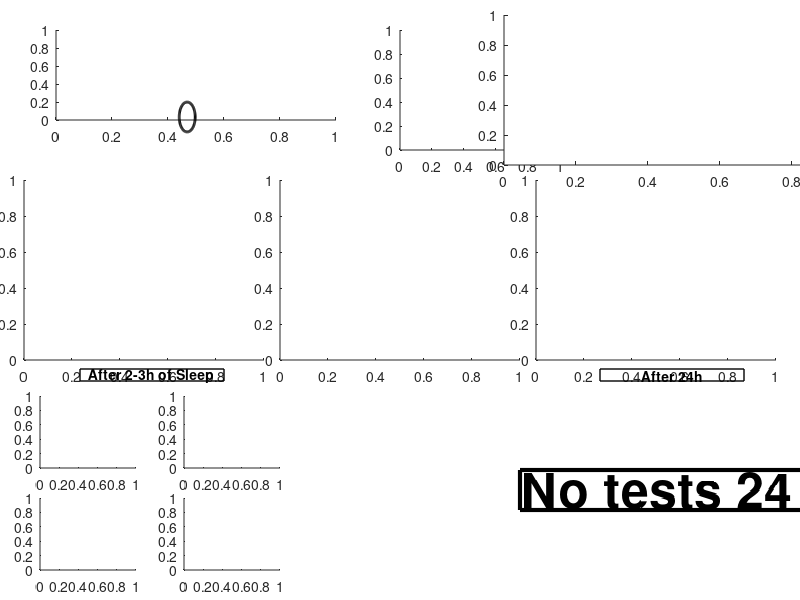

Write the MATLAB code that produced this figure. (Note: this script raises an error after producing the figure.)
%%% FinalFigure_ERC

clear
%% Parameters
% General
nmouse = 861;
sav=1; % Do you want to save a figure?
old = 0;
dir_out = '/home/mobsrick/Dropbox/MOBS_workingON/Dima/Ongoing results/Behavior/Mouse861/'; % Where?
fig_post = 'FinaleERCBehavior'; % Name of the output file

calibration_prepro = 0; % have you already preprocessed calibration sessions?
contextual = 0; % do you have data of contextaul memory test?
Avoidance = 1; % do you have data for avoidance UMaze protocol?
h24 = 0; % Do you have data for 24h later?

% Path to AnatomyFigures
figpath = '/media/DataMOBsRAIDN/ProjetERC2/Mouse-753/question.png';
% Path to accelerometer proceesing xml
calibdir = '/media/mobsrick/DataMOBS87/Mouse-861/20190225/Calib/';
PathToXMLTemplate = '/media/DataMOBsRAIDN/ProjetERC2/AccelerometerCalibrationTemplate.xml';
NameXMLTemplate = 'AccelerometerCalibrationTemplate.xml';

% Intensities from calibration test
Intensities = [0 0.5 1 1.5 2 2.5 3.0 3.5 4.0];

% Highlight selected intensity
% chosen = [0 0 0 0]; % Nothing
% chosen = [0.12 0.78 0.02 0.04]; % 1.5V
% chosen = [0.143 0.78 0.02 0.05]; % 2V
% chosen = [0.165 0.78 0.02 0.05]; % 2.5V
% chosen = [0.182 0.78 0.02 0.05]; % 3V
% chosen = [0.205 0.78 0.02 0.05]; % 3.5V
chosen = [0.224 0.78 0.02 0.05]; % 4V
% chosen = [0.246 0.78 0.02 0.05]; % 4.5V
% chosen = [0.267 0.78 0.02 0.05]; % 5V
% chosen = [0.308 0.78 0.02 0.05]; % 6V

clrs = {'ko', 'bo', 'ro','go'; 'k','b', 'r', 'g'; 'kp', 'bp', 'rp', 'gp'};

%% Axes
fbilan = figure('units', 'normalized', 'outerposition', [0 0 1 1],  'Color',[1 1 1]);
if Avoidance
    TrajPreTest_Axes = axes('position', [0.03 0.4 0.3 0.3]);
    TrajCond_Axes = axes('position', [0.35 0.4 0.3 0.3]);
    TrajTestPost_Axes = axes('position', [0.67 0.4 0.3 0.3]);
else
    annotation(fbilan,'textbox',[0.35 0.45 0.3 0.15],'String','No Experiment Performed','LineWidth',3,...
        'HorizontalAlignment','center', 'FontSize', 46, 'FontWeight','bold',...
        'FitBoxToText','on');
end

Calib_Axes = axes('position',[0.07 0.8 0.35 0.15]);
ContextMemory_Axes = axes('position',[0.50 0.75 0.2 0.2]);
Anatomy_Axes = axes('position', [0.63 0.725 0.45 0.25]);

if h24
    TrajTestPost24_Axes = axes('position', [0.38 0.05 0.27 0.27]);
else
    annotation(fbilan,'textbox',[0.65 0.15 0.2 0.1],'String','No tests 24 h later Performed','LineWidth',3,...
        'HorizontalAlignment','center', 'FontSize', 36, 'FontWeight','bold',...
        'FitBoxToText','on');
end

if Avoidance
    OccupPost_Axes = axes('position', [0.05 0.22 0.12 0.12]);
    TimePost_Axes = axes('position', [0.23 0.22 0.12 0.12]);
    FirstPost_Axes = axes('position', [0.05 0.05 0.12 0.12]);
    SpeedPost_Axes = axes('position', [0.23 0.05 0.12 0.12]);
end

if h24
    OccupPost24_Axes = axes('position', [0.7 0.22 0.12 0.12]);
    TimePost24_Axes = axes('position', [0.87 0.22 0.12 0.12]);
    FirstPost24_Axes = axes('position', [0.7 0.05 0.12 0.12]);
    SpeedPost24_Axes = axes('position', [0.87 0.05 0.12 0.12]);
end

if Avoidance
    boxpost = [0.1 0.365 0.18 0.02];
    annotation(fbilan,'textbox',boxpost,'String','After 2-3h of Sleep','LineWidth',1,'HorizontalAlignment','center','FontWeight','bold',...
        'FitBoxToText','off');
    
    boxpost24 = [0.75 0.365 0.18 0.02];
    annotation(fbilan,'textbox',boxpost24,'String','After 24h','LineWidth',1,'HorizontalAlignment','center','FontWeight','bold',...
        'FitBoxToText','off');
end

annotation(fbilan,'ellipse', chosen, 'LineWidth',2);

% Supertitle
mtit(fbilan,['Mouse ' num2str(nmouse)], 'fontsize',16, 'xoff', -0.1);

%% Calculate Data Calibration
% Load data
% if calibration_prepro
%     Dir_Calib = PathForExperimentsERC_Dima('Calib');
%     Dir_Calib = RestrictPathForExperiment(Dir_Calib,'nMice',nmouse);
%     for i = 1:length(Dir_Calib.path{1})
%         F{i} = load([Dir_Calib.path{1}{i} 'behavResources.mat'],'FreezeAccEpoch', 'TTLInfo', 'StartleIndex');
%     end
%     
%     % Allocate space
%     Freezing = zeros(1,length(Intensities));
%     Freezingperc = zeros(1,length(Intensities));
%     FreezingBeforeratio = zeros(1,length(Intensities));
%     FreezingAfterratio = zeros(1,length(Intensities));
%     FreezingRatio = zeros(1,length(Intensities));
%     FreezingBeforeRatioSingleShot = zeros(1,length(Intensities));
%     FreezingAfterRatioSingleShot = zeros(1,length(Intensities));
%     StartleIdxs = zeros(1,length(Intensities));
%     
%     % Calculate
%     for i=1:length(Intensities)
%         FreezeEpoch = minus(F{i}.FreezeAccEpoch,F{i}.TTLInfo.StimEpoch);
%         Freezing(i) = sum(End(F{i}.FreezeAccEpoch)-Start(F{i}.FreezeAccEpoch))/1e4;
%         Freezingperc(i) = Freezing(i)/180*100;
%         
%         A = Start(F{i}.TTLInfo.StimEpoch);
%         BeforeEpoch = intervalSet(F{i}.TTLInfo.StartSession,A(1));
%         lBefore = sum(End(BeforeEpoch) - Start(BeforeEpoch))/1e4;
%         AfterEpoch = intervalSet(A(1), F{i}.TTLInfo.StopSession);
%         lAfter = sum(End(AfterEpoch) - Start(AfterEpoch))/1e4;
%         AfterEpoch = minus(AfterEpoch,F{i}.TTLInfo.StimEpoch);
%         BeforeSingleShot = intervalSet(A(1)-10e4,A(1));
%         AfterSingleShot = intervalSet(A(1),A(1)+10e4);
%         len=10;
%         
%         
%         FreezeBefore = and(F{i}.FreezeAccEpoch, BeforeEpoch);
%         FreezingBeforeratio(i) = sum(End(FreezeBefore)-Start(FreezeBefore))/1e4/lBefore;
%         FreezeAfter = and(F{i}.FreezeAccEpoch, AfterEpoch);
%         FreezingAfterratio(i) = sum(End(FreezeAfter)-Start(FreezeAfter))/1e4/lAfter;
%         FreezingRatio(i) = FreezingAfterratio(i)/FreezingBeforeratio(i);
%         
%         FreezeBeforeSingleShot = and(F{i}.FreezeAccEpoch, BeforeSingleShot);
%         FreezingBeforeRatioSingleShot(i) = sum(End(FreezeBeforeSingleShot)-Start(FreezeBeforeSingleShot))/1e4/len;
%         FreezeAfterSingleShot = and(F{i}.FreezeAccEpoch, AfterSingleShot);
%         FreezingAfterRatioSingleShot(i) = sum(End(FreezeAfterSingleShot)-Start(FreezeAfterSingleShot))/1e4/len;
%         
%         StartleIdxs(i) = F{i}.StartleIndex;
%     end
%     
%     clear Freezing FreezeEpoch A BeforeEpoch lBefore AfterEpoch lAfter FreezeBefore FreezeAfter
% else
%     % Path
%     FilesList = dir(fullfile(calibdir, '**', '*auxiliary.dat'));
%     
%     % To calculate freezing and startle
%     thtps_immob=2;
%     smoofact_Acc = 30; % Smoothing factor for freezing
%     th_immob_Acc = 17000000;
%     sm = 5; % Smoothing factor for startle index
%     
%     % Channels
%     DigChannelNumber = 4;
%     DigChanStim = 3;
%     
%     % Freezing calculation parameters
%     LSession = 180; % Duration of one calibration session (in s)
%     BeforeAfter = 10; % Duration of epoch before and after the first stimulus in each calibration session (in s)
%     
%     % Allocate space
%     Freezing = zeros(1,length(Intensities));
%     FreezingBeforeRatioSingleShot = zeros(1,length(Intensities));
%     FreezingAfterRatioSingleShot = zeros(1,length(Intensities));
%     AccRatio = zeros(1,length(Intensities));
%     
%     %
%     for j = 1:length(Intensities)
%         % Preprocess the data
%         
%         % Create subfolder to preprocess data
%         flnme = [num2str(Intensities(j)) 'V'];
%         cd(FilesList(j).folder);
%         mkdir(flnme);
%         copyfile([FilesList(j).folder '/auxiliary.dat'], [FilesList(j).folder '/' flnme]);
%         copyfile([FilesList(j).folder '/digitalin.dat'], [FilesList(j).folder '/' flnme]);
%         cd([FilesList(j).folder '/' flnme]);
%         movefile([FilesList(j).folder '/' flnme '/auxiliary.dat'], [flnme '-accelero.dat']);
%         movefile([FilesList(j).folder '/' flnme '/digitalin.dat'], [flnme '-digin.dat']);
%         copyfile(PathToXMLTemplate, [FilesList(j).folder '/' flnme]);
%         movefile([FilesList(j).folder '/' flnme '/' NameXMLTemplate], [flnme '.xml']);
%         
%         SetCurrentSession([flnme '.xml']);
%         system(['ndm_mergedat ' flnme '.xml']);
%         system(['ndm_lfp ' flnme '.xml']);
%         
%         % Get three axes of accelerometer
%         X = GetLFP(0);
%         X = tsd(X(:,1)*1E4, X(:,2));
%         Y = GetLFP(1);
%         Y = tsd(Y(:,1)*1E4, Y(:,2));
%         Z = GetLFP(2);
%         Z = tsd(Z(:,1)*1E4, Z(:,2));
%         
%         % Create MovAcctsd
%         MX = Data(X);
%         MY = Data(Y);
%         MZ = Data(Z);
%         Rg = Range(X);
%         Acceleration = MX.^2 + MY.^2 + MZ.^2;
%         %Acc=sqrt(MX.*MX+MY.*MY+MZ.*MZ);
%         disp('... DownSampling at 50Hz');
%         MovAcctsd{j} = tsd(Rg(1:25:end), double(abs([0;diff(Acceleration(1:25:end))])) );
%         clear X Y Z MX MY MZ Rg Acceleration
%         
%         % Digin
%         DigIn=GetWideBandData(3);
%         DigIn=DigIn(1:16:end,:);
%         DataDigIn=DigIn(:,2);
%         TimeDigIn=DigIn(:,1);
%         
%         for k=0:DigChannelNumber
%             a(k+1)=2^k-0.1;
%         end
%         
%         try
%             for k=DigChannelNumber:-1:1
%                 DigOUT(k,:)=double(DataDigIn>a(k));
%                 DataDigIn(DataDigIn>a(k))=  DataDigIn(DataDigIn>a(k))-a(k)+0.1;
%                 DigTSD{j}{k}=tsd(TimeDigIn*1e4,DigOUT(k,:)');
%             end
%         catch
%             disp('problem for digin')
%         end
%         clear DigIn DataDigIn TimeDigIn a DigOUT
%         
%         % Get Stims
%         StimEpoch{j}=thresholdIntervals(DigTSD{j}{DigChanStim},0.9,'Direction','Above');
%         
%         % Get Freezing
%         NewMovAcctsd{j}=tsd(Range(MovAcctsd{j}),runmean(Data(MovAcctsd{j}),smoofact_Acc));
%         FreezeAccEpoch{j}=thresholdIntervals(NewMovAcctsd{j},th_immob_Acc,'Direction','Below');
%         FreezeAccEpoch{j}=mergeCloseIntervals(FreezeAccEpoch{j},0.3*1e4);
%         FreezeAccEpoch{j}=dropShortIntervals(FreezeAccEpoch{j},thtps_immob*1e4);
%         
%         % Get Startle Index
%         SmallEpoch = intervalSet((Start(StimEpoch{j})-1*1E4), End(StimEpoch{j})+1*1E4); % Parametrize 1
%         
%         LSamples=100; % No reason - it works
%         for i=1:length(Start(SmallEpoch))
%             try
%                 AccSmallData(i, 1:LSamples) = Data(Restrict(MovAcctsd{j}, subset(SmallEpoch,i)));
%                 delme1 = runmean(AccSmallData(i, LSamples/2+1:end),sm);
%                 delme2 = runmean(AccSmallData(i, 1:LSamples/2),sm);
%                 AccSmallData(i,1:LSamples) = [delme2 delme1];
%             catch
%                 rmme = Data(Restrict(MovAcctsd{j}, subset(SmallEpoch,i)));
%                 AccSmallData(i, 1:LSamples) = rmme(1:end-1);
%                 delme1 = runmean(AccSmallData(i, LSamples/2+1:end),sm);
%                 delme2 = runmean(AccSmallData(i, 1:LSamples/2),sm);
%                 AccSmallData(i,1:LSamples) = [delme2 delme1];
%             end
%         end
%         lSmall = LSamples;
%         
%         AccSmallDataMean = mean(AccSmallData,1);
%         AccSmallDataSTD = std(AccSmallData,1);
%         
%         [rSmall,iSmall] = Sync(Range(MovAcctsd{j})/1e4,Start(StimEpoch{j})/1e4,'durations',[-1 1]);
%         [m,tSmall] = SyncMap(rSmall,iSmall,'durations', [-1 1], 'nBins', lSmall);
%         
%         ID_TimeMoreZeroSmall = find(tSmall>0, 1,'first');
%         ID_TimeLessZeroSmall = find(tSmall<0, 1,'last');
%         MSmallAfter(j) = max(AccSmallDataMean(ID_TimeMoreZeroSmall:end)); % Find max after stimulation
%         MSmallBefore(j) = max(AccSmallDataMean(1:ID_TimeLessZeroSmall)); % Find max before stimulation
%         ind_maxSmallAfter = find(AccSmallDataMean==MSmallAfter(j));
%         ind_maxSmallBefore = find(AccSmallDataMean==MSmallBefore(j));
%         
%         AccRatio(j) = MSmallAfter(j)/MSmallBefore(j);
%         clear SmallEpoch LSamples AccSmallData delme1 delme2 rmme lSmall AccSmallDataMean AccSmallDataSTD rSmall iSmall m ...
%             tSmall ID_TimeMoreZeroSmall ID_TimeLessZeroSmall ind_maxSmallAfter ind_maxSmallBefore
%         
%         % Calculate freezing and startle index
%         
%         FreezeEpoch{j} = minus(FreezeAccEpoch{j},StimEpoch{j}); % Load diginfo
%         Freezing(j) = sum(End(FreezeEpoch{j})-Start(FreezeEpoch{j}))/1e4;
%         Freezingperc(j) = Freezing(j)/LSession*100; %
%         
%         StartStims = Start(StimEpoch{j});
%         BeforeSingleShot = intervalSet(StartStims(1)-10e4,StartStims(1));
%         AfterSingleShot = intervalSet(StartStims(1),StartStims(1)+10e4);
%         
%         FreezeBeforeSingleShot = and(FreezeEpoch{j}, BeforeSingleShot);
%         FreezingBeforeRatioSingleShot(j) = sum(End(FreezeBeforeSingleShot)-Start(FreezeBeforeSingleShot))/1e4/BeforeAfter;
%         FreezeAfterSingleShot = and(FreezeEpoch{j}, AfterSingleShot);
%         FreezingAfterRatioSingleShot(j) = sum(End(FreezeAfterSingleShot)-Start(FreezeAfterSingleShot))/1e4/BeforeAfter;
%         
%         clear StartStims BeforeSingleShot AfterSingleShot FreezeBeforeSingleShot FreezeAfterSingleShot
%         
%     end
% end
% 
%% Contextual Memory Data

% Load data
if contextual
    % Get Directories
    Dir_Day1A = PathForExperimentsERC_Dima('NeutralContextDay1');
    Dir_Day1A = RestrictPathForExperiment(Dir_Day1A,'nMice',nmouse);    
    Dir_Day2A = PathForExperimentsERC_Dima('NeutralContextDay2');
    Dir_Day2A = RestrictPathForExperiment(Dir_Day2A,'nMice',nmouse);
    Dir_Day1B = PathForExperimentsERC_Dima('AversiveContextDay1');
    Dir_Day1B = RestrictPathForExperiment(Dir_Day1B,'nMice',nmouse);
    Dir_Day2B = PathForExperimentsERC_Dima('AversiveContextDay2');
    Dir_Day2B = RestrictPathForExperiment(Dir_Day2B,'nMice',nmouse);
    
    Day1A = load([Dir_Day1A.path{1}{1} 'behavResources.mat'],'FreezeAccEpoch', 'TTLInfo');
    Day2A = load([Dir_Day2A.path{1}{1} 'behavResources.mat'],'FreezeAccEpoch', 'TTLInfo');
    
    Day1B = load([Dir_Day1B.path{1}{1} 'behavResources.mat'],'FreezeAccEpoch', 'TTLInfo');
    Day2B = load([Dir_Day2B.path{1}{1} 'behavResources.mat'],'FreezeAccEpoch', 'TTLInfo');

    
    %Day1A
    Epoch = intervalSet(Day1A.TTLInfo.StopSession-180*1E4,Day1A.TTLInfo.StopSession);
    FreezeEpoch = and(Day1A.FreezeAccEpoch,Epoch);
    Freezing(1,1) = sum(End(FreezeEpoch)-Start(FreezeEpoch))/1e4;
    Freezingperc(1,1) = Freezing(1,1)/(sum(End(Epoch)-Start(Epoch))/1e4)*100;
    
    %Day2A
    Epoch = intervalSet(Day2A.TTLInfo.StartSession,Day2A.TTLInfo.StartSession+180*1E4);
    FreezeEpoch = and(Day2A.FreezeAccEpoch,Epoch);
    FreezingMemo(1,2) = sum(End(FreezeEpoch)-Start(FreezeEpoch))/1e4;
    FreezingpercMemo(1,2) = FreezingMemo(1,2)/(sum(End(Epoch)-Start(Epoch))/1e4)*100;
    %Day1B
    FreezeEpoch = minus(Day1B.FreezeAccEpoch,Day1B.TTLInfo.StimEpoch);
    FreezingMemo(2,1) = sum(End(Day1B.FreezeAccEpoch)-Start(Day1B.FreezeAccEpoch))/1e4;
    FreezingpercMemo(2,1) = FreezingMemo(2,1)/((Day1B.TTLInfo.StopSession-Day1B.TTLInfo.StartSession)/1e4)*100;
    %Day2B
    Epoch = intervalSet(Day2B.TTLInfo.StartSession,Day2B.TTLInfo.StartSession+180*1E4);
    FreezeEpoch = and(Day2B.FreezeAccEpoch,Epoch);
    FreezingMemo(2,2) = sum(End(FreezeEpoch)-Start(FreezeEpoch))/1e4;
    FreezingpercMemo(2,2) = FreezingMemo(2,2)/(sum(End(Epoch)-Start(Epoch))/1e4)*100;
end

%% Get the data Avodance
Dir = PathForExperimentsERC_Dima('UMazePAG');
Dir = RestrictPathForExperiment(Dir,'nMice', nmouse);
if h24
    Dir_Post24 = PathForExperimentsERC_Dima('TestPost24h');
    Dir_Post24 = RestrictPathForExperiment(Dir_Post24,'nMice',nmouse);
end

if Avoidance
    for i = 1:length(Dir.path)
        a{i} = load([Dir.path{i}{1} '/behavResources.mat'], 'behavResources');
    end
    
    % PostTests h24 later
    if h24
        for i = 1:length(Dir_Post24.path{1}) 
            d = load([Dir_Post24.path{1}{i} 'behavResources.mat'],'Occup', 'PosMat','Xtsd', 'Ytsd', 'Vtsd',...
                'mask', 'Zone', 'ZoneIndices', 'Ratio_IMAonREAL');
            Post24_Xtsd{i} = d.Xtsd;
            Post24_Ytsd{i} = d.Ytsd;
            Post24_Vtsd{i} = d.Vtsd;
            Post24_PosMat{i} = d.PosMat;
            Post24_occup(i,1:7) = d.Occup;
            Post24_ZoneIndices{i} = d.ZoneIndices;
            Post24_mask = d.mask;
            Post24_Zone = d.Zone;
            Post24_Ratio_IMAonREAL = d.Ratio_IMAonREAL;
        end
    end
end

%% Find indices of PreTests, Cond and PostTest session in the structure
id_Pre = cell(1,length(a));
id_Cond = cell(1,length(a));
id_Post = cell(1,length(a));


for i=1:length(a)
    id_Pre{i} = zeros(1,length(a{i}.behavResources));
    id_Cond{i} = zeros(1,length(a{i}.behavResources));
    id_Post{i} = zeros(1,length(a{i}.behavResources));
    for k=1:length(a{i}.behavResources)
        if ~isempty(strfind(a{i}.behavResources(k).SessionName,'TestPre'))
            id_Pre{i}(k) = 1;
        end
        if ~isempty(strfind(a{i}.behavResources(k).SessionName,'Cond'))
            id_Cond{i}(k) = 1;
        end
        if ~isempty(strfind(a{i}.behavResources(k).SessionName,'TestPost'))
            id_Post{i}(k) = 1;
        end
    end
    id_Pre{i}=find(id_Pre{i});
    id_Cond{i}=find(id_Cond{i});
    id_Post{i}=find(id_Post{i});
end
%% Get stimulation idxs for conditioning sessions
if Avoidance
    for i=1:length(a)
        for k=1:length(id_Cond{i})
            StimT_beh{i}{k} = find(a{i}.behavResources(id_Cond{i}(k)).PosMat(:,4)==1);
        end
    end
end

%% Calculate average occupancy
% Mean and STD across 4 Pre- and PostTests
if Avoidance
    for i=1:length(a)
        for k=1:length(id_Pre{i})
            for t=1:length(a{i}.behavResources(id_Pre{i}(k)).Zone)
                Pre_Occup(i,k,t)=size(a{i}.behavResources(id_Pre{i}(k)).ZoneIndices{t},1)./...
                    size(Data(a{i}.behavResources(id_Pre{i}(k)).Xtsd),1);
            end
        end
        for k=1:length(id_Post{i})
            for t=1:length(a{i}.behavResources(id_Post{i}(k)).Zone)
                Post_Occup(i,k,t)=size(a{i}.behavResources(id_Post{i}(k)).ZoneIndices{t},1)./...
                    size(Data(a{i}.behavResources(id_Post{i}(k)).Xtsd),1);
            end
        end
    end
    Pre_Occup = squeeze(Pre_Occup(:,:,1));
    Post_Occup = squeeze(Post_Occup(:,:,1));
    
    Pre_Occup_mean = mean(Pre_Occup,2);
    Pre_Occup_std = std(Pre_Occup,0,2);
    Post_Occup_mean = mean(Post_Occup,2);
    Post_Occup_std = std(Post_Occup,0,2);
    % Wilcoxon signed rank task between Pre and PostTest
    p_pre_post = signrank(Pre_Occup_mean, Post_Occup_mean);
    point_pre_post = [Pre_Occup; Post_Occup]';
end

if h24
    Post24_occup = Post24_occup*100;
    Post24_Occup_mean = mean(Post24_occup,1);
    Post24_Occup_std = std(Post24_occup,1);
    p_pre_post24 = signrank(Pre_Occup_mean,Post24_occup(:,1));
    point_pre_post24 = [Pre_Occup_mean Post24_occup(:,1)];
end

%% Prepare the 'first enter to shock zone' array
if Avoidance
    for i = 1:length(a)
        for k=1:length(id_Pre{i})
            if isempty(a{i}.behavResources(id_Pre{i}(k)).ZoneIndices{1})
                Pre_FirstTime(i,k) = 240;
            else
                Pre_FirstZoneIndices{i}{k} = a{i}.behavResources(id_Pre{i}(k)).ZoneIndices{1}(1);
                Pre_FirstTime(i,k) = a{i}.behavResources(id_Pre{i}(k)).PosMat(Pre_FirstZoneIndices{i}{k}(1),1)-...
                    a{i}.behavResources(id_Pre{i}(k)).PosMat(1,1);
            end
        end
        
        for k=1:length(id_Post{i})
            if isempty(a{i}.behavResources(id_Post{i}(k)).ZoneIndices{1})
                Post_FirstTime(i,k) = 240;
            else
                Post_FirstZoneIndices{i}{k} = a{i}.behavResources(id_Post{i}(k)).ZoneIndices{1}(1);
                Post_FirstTime(i,k) = a{i}.behavResources(id_Post{i}(k)).PosMat(Post_FirstZoneIndices{i}{k}(1),1)-...
                    a{i}.behavResources(id_Post{i}(k)).PosMat(1,1);
            end
        end
    end
    
    Pre_FirstTime_mean = mean(Pre_FirstTime,2);
    Pre_FirstTime_std = std(Pre_FirstTime,0,2);
    Post_FirstTime_mean = mean(Post_FirstTime,2);
    Post_FirstTime_std = std(Post_FirstTime,0,2);
    Pre_Post_FirstTime = [Pre_FirstTime; Post_FirstTime]';
    % Wilcoxon test
    p_FirstTime_pre_post = signrank(Pre_FirstTime_mean,Post_FirstTime_mean);
end
Mice = [863 913 934 935 938];

if h24
    for u = 1:length(Dir_Post24.path{1})
        if isempty(Post24_ZoneIndices{u}{1})
            Post24_FirstTime(u) = 240;
        else
            Post24_FirstZoneIndices(u) = Post24_ZoneIndices{u}{1}(1);
            Post24_FirstTime(u) = Post24_PosMat{u}(Post24_FirstZoneIndices(u),1);
        end
        Pre_Post24_FirstTime(u, 1:2) = [Pre_FirstTime(1,u) Post24_FirstTime(u)];
    end
    Pre_Post24_FirstTime_mean = mean(Pre_Post24_FirstTime,1);
    Pre_Post24_FirstTime_std = std(Pre_Post24_FirstTime,1);
    p_FirstTime_pre_post24 = signrank(Pre_Post_FirstTime(:,1),Pre_Post24_FirstTime(:,2));
end

%% Calculate number of entries into the shock zone
% Check with smb if it's correct way to calculate (plus one entry even if one frame it was outside )
if Avoidance
for i = 1:length(a)
    for k=1:length(id_Pre{i})
        if isempty(a{i}.behavResources(id_Pre{i}(k)).ZoneIndices{1})
            Pre_entnum(i,k) = 0;
        else
            Pre_entnum(i,k)=length(find(diff(a{i}.behavResources(id_Pre{i}(k)).ZoneIndices{1})>1))+1;
        end
    end
    
    for k=1:length(id_Post{i})   
        if isempty(a{i}.behavResources(id_Post{i}(k)).ZoneIndices{1})
            Post_entnum(i,k) = 0;
        else
            Post_entnum(i,k)=length(find(diff(a{i}.behavResources(id_Post{i}(k)).ZoneIndices{1})>1))+1;
        end
    end
    
end
Pre_entnum_mean = mean(Pre_entnum,2);
Pre_entnum_std = std(Pre_entnum,0,2);
Post_entnum_mean = mean(Post_entnum,2);
Post_entnum_std = std(Post_entnum,0,2);
% Wilcoxon test
p_entnum_pre_post = signrank(Pre_entnum_mean, Post_entnum_mean);
Pre_Post_entnum = [Pre_entnum; Post_entnum]';
end

if h24
    for m = 1:length(Dir_Post24.path{1})
        if isempty(Post24_ZoneIndices{m}{1})
            Post24_entnum(m)=0;
        else
            Post24_entnum(m)=length(find(diff(Post24_ZoneIndices{m}{1})>1))+1;
        end
            
        end
        Pre_Post24_entnum = [Pre_entnum(i,:)'; Post24_entnum]';
        Pre_Post24_entnum_mean = mean(Pre_Post24_entnum,1);
        Pre_Post24_entnum_std = std(Pre_Post24_entnum,1);
        p_entnum_pre_post24 = signrank(Pre_entnum, Post24_entnum);
end

%% Calculate speed in the shock zone and in the noshock + shock vs everything else
% I skip the last point in ZoneIndices because length(Xtsd)=length(Vtsd)+1
if Avoidance
    for i = 1:length(a)
        for k=1:length(id_Pre{i})
            % PreTest SafeZone speed
            if isempty(a{i}.behavResources(id_Pre{i}(k)).ZoneIndices{2})
                VZmean_pre(i,k) = 0;
            else
                if old
                    Vtemp_pre{i}{k} = tsd(Range(a{i}.behavResources(id_Pre{i}(k)).Vtsd),...
                        (Data(a{i}.behavResources(id_Pre{i}(k)).Vtsd)./...
                        ([diff(a{i}.behavResources(id_Pre{i}(k)).PosMat(:,1));-1])));
                else
                    Vtemp_pre{i}{k}=Data(a{i}.behavResources(id_Pre{i}(k)).Vtsd);
                end
                VZone_pre{i}{k}=Vtemp_pre{i}{k}(a{i}.behavResources(id_Pre{i}(k)).ZoneIndices{2}(1:end-1),1);
                VZmean_pre(i,k)=mean(VZone_pre{i}{k},1);
            end
        end
        
        % PostTest SafeZone speed
        for k=1:length(id_Post{i})
            % PreTest SafeZone speed
            if isempty(a{i}.behavResources(id_Post{i}(k)).ZoneIndices{2})
                VZmean_post(i,k) = 0;
            else
                if old
                    Vtemp_post{i}{k} = tsd(Range(a{i}.behavResources(id_Post{i}(k)).Vtsd),...
                        (Data(a{i}.behavResources(id_Post{i}(k)).Vtsd)./...
                        ([diff(a{i}.behavResources(id_Post{i}(k)).PosMat(:,1));-1])));
                else
                    Vtemp_post{i}{k}=Data(a{i}.behavResources(id_Post{i}(k)).Vtsd);
                end
                VZone_post{i}{k}=Vtemp_post{i}{k}(a{i}.behavResources(id_Post{i}(k)).ZoneIndices{2}(1:end-1),1);
                VZmean_post(i,k)=mean(VZone_post{i}{k},1);
            end
        end
        
    end

Pre_VZmean_mean = mean(VZmean_pre,2);
Pre_VZmean_std = std(VZmean_pre,0,2);
Post_VZmean_mean = mean(VZmean_post,2);
Post_VZmean_std = std(VZmean_post,0,2);
% Wilcoxon test
p_VZmean_pre_post = signrank(Pre_VZmean_mean, Post_VZmean_mean);
Pre_Post_VZmean = [VZmean_pre; VZmean_post]';
end

if h24
    for r=1:length(Dir_Post24.path{1})
        if h24
            % PostTesth24 ShockZone speed
            if isempty(Post24_ZoneIndices{r}{2})
                VZmean_post24(r) = 0;
            else
                Vtemp_post24{r}=Data(Post24_Vtsd{r});
                VZone_post24{r}=Vtemp_post24{r}(Post24_ZoneIndices{r}{2}(1:end-1),1);
                VZmean_post24(r)=mean(VZone_post24{r},1);
            end
        end
        
    end
    
    Pre_Post24_VZmean = [VZmean_pre; VZmean_post24]';
    Pre_Post24_VZmean_mean = mean(Pre_Post24_VZmean,1);
    Pre_Post24_VZmean_std = std(Pre_Post24_VZmean,1);
    p_VZmean_pre_post24 = signrank(VZmean_pre, VZmean_post24);
end

%% Plot the figure

% Plot Calibration
% axes(Calib_Axes);
% yyaxis left
% h1 = plot(Intensities, Freezingperc, '-ko', 'LineWidth', 2);
% hold on
% h2 = plot(Intensities, FreezingBeforeRatioSingleShot*100, 'b--o');
% hold on
% h3 = plot(Intensities, FreezingAfterRatioSingleShot*100, 'r--o');
% ylim([0 100]);
% set(gca, 'YColor', 'k');
% ylabel('%Freezing');
% yyaxis right
% h4 = plot(Intensities, AccRatio, '-mo');
% ylabel('Startle Index');
% set(gca, 'YColor', 'm');
% xlabel('Intensities in V');
% xlim([0 8.5]);
% title('Calibration');
% legend([h1 h2 h3 h4], 'Overall freezing', 'Freezing before the first stim', 'Freezing after the first stim', 'Startle Index',...
%     'Location', 'SouthEast');

% Plot Contextual Memory
if contextual
    axes(ContextMemory_Axes);
    bar(FreezingpercMemo);
    set(gca,'Xtick',[1:2],'XtickLabel', {'ContextA (Neutral)', 'ContextB (Aversive)'});
    title('Contextual Memory');
    ylabel('%Freezing');
    ylim([0 100]);
    lg = legend('Day1', 'Day2');
end

% Anatomy figure
axes(Anatomy_Axes);
imshow(figpath, 'InitialMagnification', 'fit');
title('PAG position');

% Trajectories in PreTests
if Avoidance
    axes(TrajPreTest_Axes);
    imagesc(a{1}.behavResources(id_Pre{1}(1)).mask);
    colormap(gray)
    hold on
    imagesc(a{1}.behavResources(id_Pre{1}(1)).Zone{1}, 'AlphaData', 0.3);
    hold on
    for p=1:1:length(id_Pre{1})
        plot(a{1}.behavResources(id_Pre{1}(p)).PosMat(:,2)*...
            a{1}.behavResources(id_Pre{1}(p)).Ratio_IMAonREAL,...
            a{1}.behavResources(id_Pre{1}(p)).PosMat(:,3)*...
            a{1}.behavResources(id_Pre{i}(k)).Ratio_IMAonREAL,...
            clrs{2,p},'linewidth',1.5)
        hold on
    end
    legend ('Test1','Test2','Test3','Test4', 'Location', 'NorthWest');
    set(gca, 'XTickLabel', []);
    set(gca, 'YTickLabel', []);
    title ('Trajectories during PreTests');
end

% Trajectories in Cond
if Avoidance
    axes(TrajCond_Axes);
    imagesc(a{1}.behavResources(id_Cond{1}(1)).mask);
    colormap(gray)
    hold on
    imagesc(a{1}.behavResources(id_Cond{1}(1)).Zone{1}, 'AlphaData', 0.3);
    hold on
    for p=1:1:length(id_Cond{1})
        plot(a{1}.behavResources(id_Cond{1}(p)).PosMat(:,2)*...
            a{1}.behavResources(id_Cond{1}(p)).Ratio_IMAonREAL,...
            a{1}.behavResources(id_Cond{1}(p)).PosMat(:,3)*...
            a{1}.behavResources(id_Cond{1}(1)).Ratio_IMAonREAL,...
            clrs{2,p},'linewidth',1.5)
        hold on
    end
    set(gca, 'XTickLabel', []);
    set(gca, 'YTickLabel', []);
    for p=1:1:length(id_Cond{1})
        for j = 1:length(StimT_beh{1}{p})
            if p < 4
                h1 = plot(a{1}.behavResources(id_Cond{1}(p)).PosMat(StimT_beh{1}{p}(j),2)*...
                    a{1}.behavResources(id_Cond{1}(p)).Ratio_IMAonREAL,...
                    a{1}.behavResources(id_Cond{1}(p)).PosMat(StimT_beh{1}{p}(j),3)*...
                    a{1}.behavResources(id_Cond{1}(p)).Ratio_IMAonREAL,...
                    clrs{3,p}, 'MarkerSize', 14, 'MarkerFaceColor', clrs{2,p});
                uistack(h1,'top');
            else
                h1 = plot(a{1}.behavResources(id_Cond{1}(p)).PosMat(StimT_beh{1}{p}(j),2)*...
                    a{1}.behavResources(id_Cond{1}(p)).Ratio_IMAonREAL,...
                    a{1}.behavResources(id_Cond{1}(p)).PosMat(StimT_beh{1}{p}(j),3)*...
                    a{1}.behavResources(id_Cond{1}(p)).Ratio_IMAonREAL,...
                    clrs{3,p}, 'MarkerEdgeColor', [0.1 0.4 0.3], 'MarkerSize', 14, 'MarkerFaceColor', [0.1 0.4 0.3]);
            end
            z(p) = length(StimT_beh{1}{p});
        end
    end
    title (['Trajectories during conditioning: ' num2str(sum(z)) ' stims']);
    clear z
end

% Trajectories in PostTests
if Avoidance
    axes(TrajTestPost_Axes);
    imagesc(a{1}.behavResources(id_Post{1}(1)).mask);
    colormap(gray)
    hold on
    imagesc(a{1}.behavResources(id_Post{1}(1)).Zone{1}, 'AlphaData', 0.3);
    hold on
    for l=1:1:length(id_Post{1})
        plot(a{1}.behavResources(id_Post{1}(l)).PosMat(:,2)*...
            a{1}.behavResources(id_Post{1}(l)).Ratio_IMAonREAL,...
            a{1}.behavResources(id_Post{1}(l)).PosMat(:,3)*...
            a{1}.behavResources(id_Post{1}(l)).Ratio_IMAonREAL,...
            clrs{2,l},'linewidth',1.5)
        hold on
    end
    set(gca, 'XTickLabel', []);
    set(gca, 'YTickLabel', []);
    title ('Trajectories during PostTests (after 2-3h of sleep)');
end


% Occupancy BarPlot
if Avoidance
    axes(OccupPost_Axes);
    bar([Pre_Occup_mean Post_Occup_mean], 'FaceColor', [0 0.4 0.4], 'LineWidth',3)
    hold on
    errorbar([Pre_Occup_mean Post_Occup_mean], [Pre_Occup_std Post_Occup_std],'.', 'Color', 'r');
    hold on
    for k = 1:length(id_Post{1})
        plot([1 2],point_pre_post(k,:), ['-' clrs{1,k}], 'MarkerFaceColor','white', 'LineWidth',1.8);
    end
    hold on
    set(gca,'Xtick',[1,2],'XtickLabel',{'PreTest', 'PostTest'})
    ylabel('% time spent')
    xlim([0.5 2.5])
    if p_pre_post < 0.05
        H = sigstar({{'PreTest', 'PostTest'}}, p_pre_post);
    end
    hold off
    box off
    title ('Percentage of occupancy', 'FontSize', 10);

    %Number of entries into the shock zone BarPlot
    axes(TimePost_Axes);
    bar([Pre_entnum_mean Post_entnum_mean] , 'FaceColor', [0 0.4 0.4], 'LineWidth',3)
    hold on
    errorbar([Pre_entnum_mean Post_entnum_mean], [Pre_entnum_std Post_entnum_std],'.', 'Color', 'r');
    hold on
    for g = 1:length(id_Post{1})
        plot([1 2],Pre_Post_entnum(g,:), ['-' clrs{1,g}], 'MarkerFaceColor','white', 'LineWidth',1.8);
    end
    hold on
    set(gca,'Xtick',[1,2],'XtickLabel',{'PreTest', 'PostTest'})
    ylabel('Number of entries')
    xlim([0.5 2.5])
    if p_entnum_pre_post < 0.05
        H = sigstar({{'PreTest', 'PostTest'}}, p_entnum_pre_post);
    end
    box off
    hold off
    title ('# of entries to the shockzone', 'FontSize', 10);

    % First time to enter the shock zone BarPlot
    axes(FirstPost_Axes);
    bar([Pre_FirstTime_mean Post_FirstTime_mean], 'FaceColor', [0 0.4 0.4], 'LineWidth',3)
    hold on
    errorbar([Pre_FirstTime_mean Post_FirstTime_mean], [Pre_FirstTime_std Post_FirstTime_std],'.', 'Color', 'r');
    hold on
    for g = 1:length(id_Post{1})
        plot([1 2],Pre_Post_FirstTime(g,:), ['-' clrs{1,g}], 'MarkerFaceColor','white', 'LineWidth',1.8);
    end
    hold on
    set(gca,'Xtick',[1,2],'XtickLabel',{'PreTest', 'PostTest'})
    ylabel('Time (s)')
    xlim([0.5 2.5])
    if p_FirstTime_pre_post < 0.05
        H = sigstar({{'PreTest', 'PostTest'}}, p_FirstTime_pre_post);
    end
    box off
    hold off
    title ('First time to enter the shockzone', 'FontSize', 10);

    % Average speed into the safe zone BarPlot
    axes(SpeedPost_Axes);
    bar([Pre_VZmean_mean Post_VZmean_mean], 'FaceColor', [0 0.4 0.4], 'LineWidth',3)
    hold on
    errorbar([Pre_VZmean_mean Post_VZmean_mean], [Pre_VZmean_std Post_VZmean_std],'.', 'Color', 'r');
    hold on
    for g = 1:length(id_Post{1})
        plot([1 2],Pre_Post_VZmean(g,:), ['-' clrs{1,g}], 'MarkerFaceColor','white', 'LineWidth',1.8);
    end
    hold on
    set(gca,'Xtick',[1,2],'XtickLabel',{'PreTest', 'PostTest'})
    ylabel('Average speed (cm/s)')
    xlim([0.5 2.5])
    if p_VZmean_pre_post < 0.05
        H = sigstar({{'PreTest', 'PostTest'}}, p_VZmean_pre_post);
    end
    box off
    hold off
    title ('Average speed in the SafeZone', 'FontSize', 10);
end

if h24
    % Trajectories in PostTests  h24 later
    axes(TrajTestPost24_Axes);
    imagesc(Post24_mask);
    colormap(gray)
    hold on
    imagesc(Post24_Zone{1}, 'AlphaData', 0.3);
    hold on
    for l=1:1:length(Dir_Post24.path{1})
        plot(Post24_PosMat{l}(:,2)*Post24_Ratio_IMAonREAL,Post24_PosMat{l}(:,3)*Post24_Ratio_IMAonREAL,...
            clrs{2,l},'linewidth',1.5)
        hold on
    end
    title ('Trajectories h24 later');
    set(gca, 'XTickLabel', []);
    set(gca, 'YTickLabel', []);

    % Occupancy BarPlot h24 later
    axes(OccupPost24_Axes);
    bar([Pre_Occup_mean(1) Post24_Occup_mean(1)], 'FaceColor', [0 0.4 0.4], 'LineWidth',3)
    hold on
    errorbar([Pre_Occup_mean(1) Post24_Occup_mean(1)], [Pre_Occup_std(1) Post24_Occup_std(1)],'.', 'Color', 'r');
    hold on
    for k = 1:length(Dir_Post24.path{1})
        plot([1 2],point_pre_post24(k,:), ['-' clrs{1,k}], 'MarkerFaceColor','white', 'LineWidth',1.8);
    end
    hold on
    set(gca,'Xtick',[1,2],'XtickLabel',{'PreTest', 'h24 later'})
    ylabel('% time spent')
    xlim([0.5 2.5])
    if p_pre_post24 < 0.05
        H = sigstar({{'PreTest', 'h24 later'}}, p_pre_post24);
    end
    hold off
    box off
    title ('Percentage of occupancy', 'FontSize', 10);

    %Number of entries into the shock zone BarPlot
    axes(TimePost24_Axes);
    bar([Pre_Post24_entnum_mean(1) Pre_Post24_entnum_mean(2)], 'FaceColor', [0 0.4 0.4], 'LineWidth',3)
    hold on
    errorbar(Pre_Post24_entnum_mean, Pre_Post24_entnum_std,'.', 'Color', 'r');
    hold on
    for g = 1:length(Dir_Post24.path{1})
        plot([1 2],Pre_Post24_entnum(g,:), ['-' clrs{1,g}], 'MarkerFaceColor','white', 'LineWidth',1.8);
    end
    hold on
    set(gca,'Xtick',[1,2],'XtickLabel',{'PreTest', 'h24 later'})
    ylabel('Number of entries')
    xlim([0.5 2.5])
    if p_entnum_pre_post24 < 0.05
        H = sigstar({{'PreTest', 'h24 later'}}, p_entnum_pre_post24);
    end
    box off
    hold off
    title ('# of entries to the shockzone', 'FontSize', 10);

    % First time to enter the shock zone BarPlot
    axes(FirstPost24_Axes);
    bar([Pre_Post24_FirstTime_mean(1) Pre_Post24_FirstTime_mean(2)], 'FaceColor', [0 0.4 0.4], 'LineWidth',3)
    hold on
    errorbar(Pre_Post24_FirstTime_mean, Pre_Post24_FirstTime_std,'.', 'Color', 'r');
    hold on
    for g = 1:length(Dir_Post24.path{1})
        plot([1 2],Pre_Post24_FirstTime(g,:), ['-' clrs{1,g}], 'MarkerFaceColor','white', 'LineWidth',1.8);
    end
    hold on
    set(gca,'Xtick',[1,2],'XtickLabel',{'PreTest', 'h24 later'})
    ylabel('Time (s)')
    xlim([0.5 2.5])
    if p_FirstTime_pre_post24 < 0.05
        H = sigstar({{'PreTest', 'h24 later'}}, p_FirstTime_pre_post24);
    end
    box off
    hold off
    title ('First time to enter the shockzone', 'FontSize', 10);

    % Average speed into the shock zone BarPlot
    axes(SpeedPost24_Axes);
    bar([Pre_Post24_VZmean_mean(1) Pre_Post24_VZmean_mean(2)], 'FaceColor', [0 0.4 0.4], 'LineWidth',3)
    hold on
    errorbar(Pre_Post24_VZmean_mean, Pre_Post24_VZmean_std,'.', 'Color', 'r');
    hold on
    for g = 1:length(Dir_Post24.path{1})
        plot([1 2],Pre_Post24_VZmean(g,:), ['-' clrs{1,g}], 'MarkerFaceColor','white', 'LineWidth',1.8);
    end
    hold on
    set(gca,'Xtick',[1,2],'XtickLabel',{'PreTest', 'h24 later'})
    ylabel('Average speed (cm/s)')
    xlim([0.5 2.5])
    if p_VZmean_pre_post24 < 0.05
        H = sigstar({{'PreTest', 'h24 later'}}, p_VZmean_pre_post24);
    end
    box off
    hold off
    title ('Average speed in the ShockZone', 'FontSize', 10);
end


%% Save
if sav
    saveas(gcf, [dir_out 'M' num2str(nmouse) '_' fig_post '.fig']);
    saveFigure(gcf,['M' num2str(nmouse) '_' fig_post],dir_out);
end

%% Clear
clear